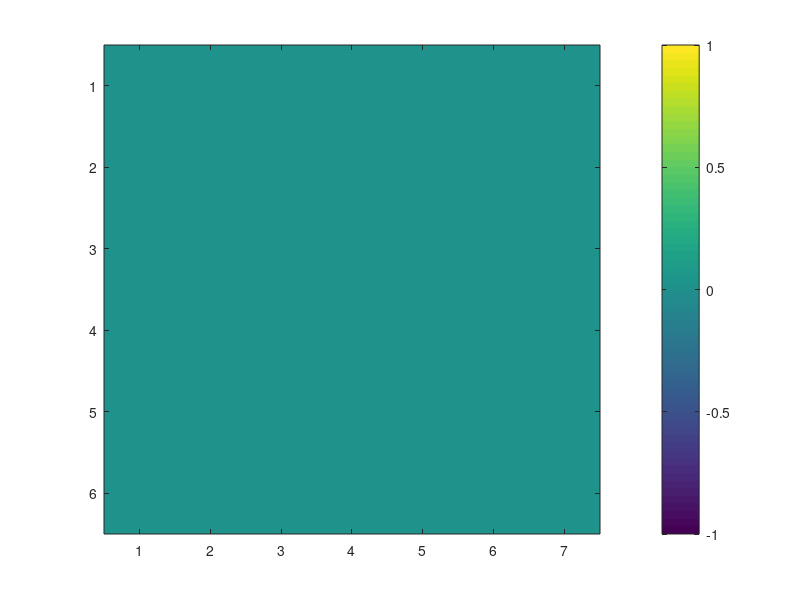

This figure's MATLAB source: (Note: this script raises an error after producing the figure.)
% %% generate trend of one integration
% clc;close all;clearvars
% files = dir('C:\orbit_e005_middle');
% countlist = zeros(length(files)-2,1);
% for i=1:length(files)
%     if files(i).isdir
%         continue
%     else
%         num = str2double(files(i).name(11:end-4));
%         countlist(i) = num;
%     end
% end
% 
% array_a = [];
% array_e = [];
% array_t = [];
% 
% for i=1:length(countlist)-2
% index = find(countlist == i);
% load([files(index).folder,'\',files(index).name])
% 
% array_t = [array_t;result_harris_priester(1:20:end,1)];
% array_a = [array_a;result_harris_priester(1:20:end,2)];
% array_e = [array_e;result_harris_priester(1:20:end,3)];
% end
% 
% array_t = array_t/3600/24;
% 
% array_apo = array_a + array_a .* array_e;
% array_per = array_a - array_a .* array_e;
% 
% figure
% plot(array_t, array_e)
% xlabel('Time (Day)')
% ylabel('Eccentricity')
% set(gca,'FontSize',24)
% pbaspect([3,1,1])
% 
% figure
% hold on
% plot(array_t, (array_per-6378137)/1000)
% plot(array_t, (array_apo-6378137)/1000)
% legend('perigee height','apogee height')
% xlabel('Time (Day)')
% ylabel('Height [km]')
% set(gca,'FontSize',24)
% pbaspect([3,1,1])

%% 
path = 'E:\orbit\h600';
e_array = [0,0.01,0.02,0.03,0.04,0.05];
AdM_array = [0.015,0.025,0.035,0.045,0.055,0.065,0.075];

time_mat = zeros(length(e_array),length(AdM_array));

max_count = 365 * 40;
folder_list = dir(path);
for i=1:length(folder_list)
    if folder_list(i).name == "." || folder_list(i).name == ".."
        continue
    end
    e = str2double(folder_list(i).name(9:12));
    m = find(e_array == e);
    AdM = str2double(folder_list(i).name(end-4:end));
    n = find(AdM_array == AdM);
    file_list = dir([folder_list(i).folder,'\',folder_list(i).name]);
    t_inte = length(file_list)-2;
    time_mat(m,n) = t_inte;
end

figure
imagesc(time_mat)
c = colorbar;
c.Label.String = 'Time [day]';
xticklabels(AdM_array)
yticklabels(e_array)
xlabel('area mass ratio [m^2/kg]')
ylabel('eccentricity')
title('Time that object needs to reentry and drop (a-R=600 km)')
set(gca,'FontSize',24)